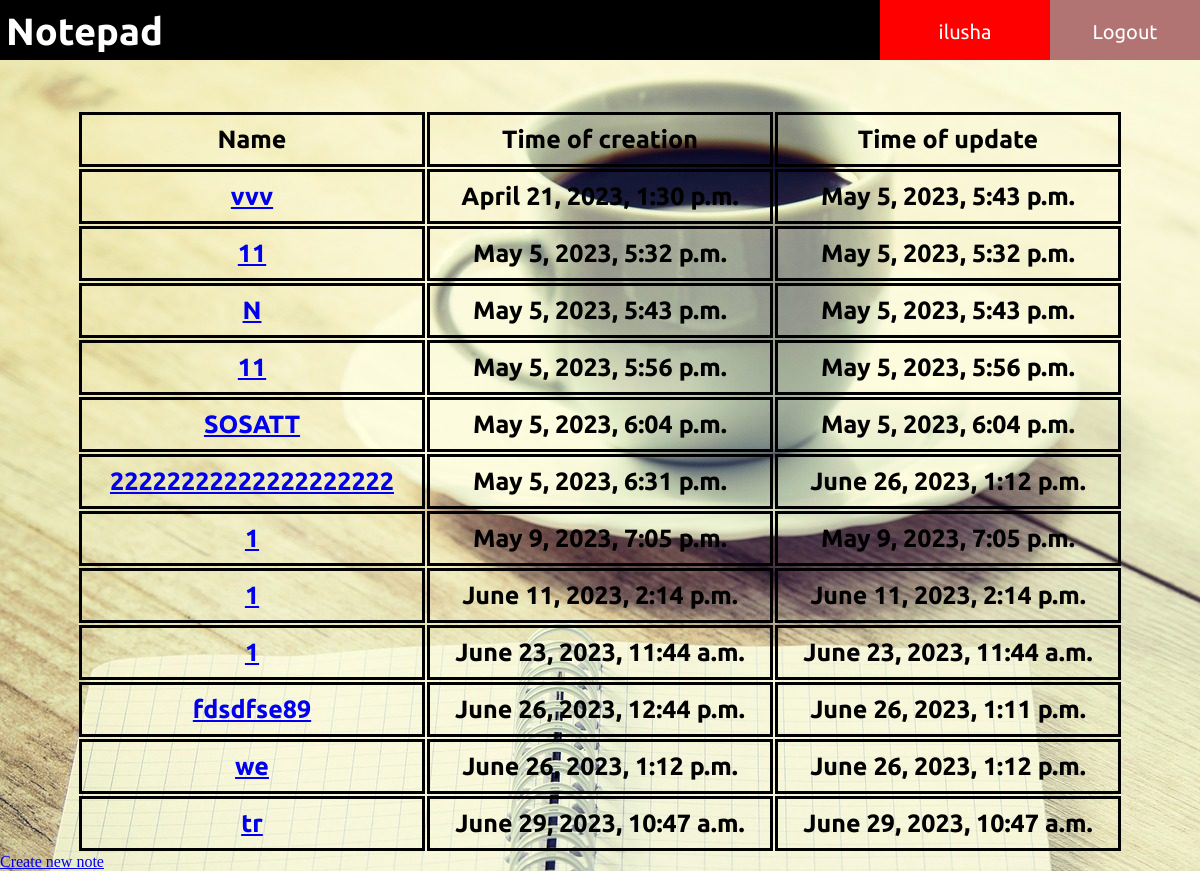
The app's page /base/users/1/ (signed in), older data.
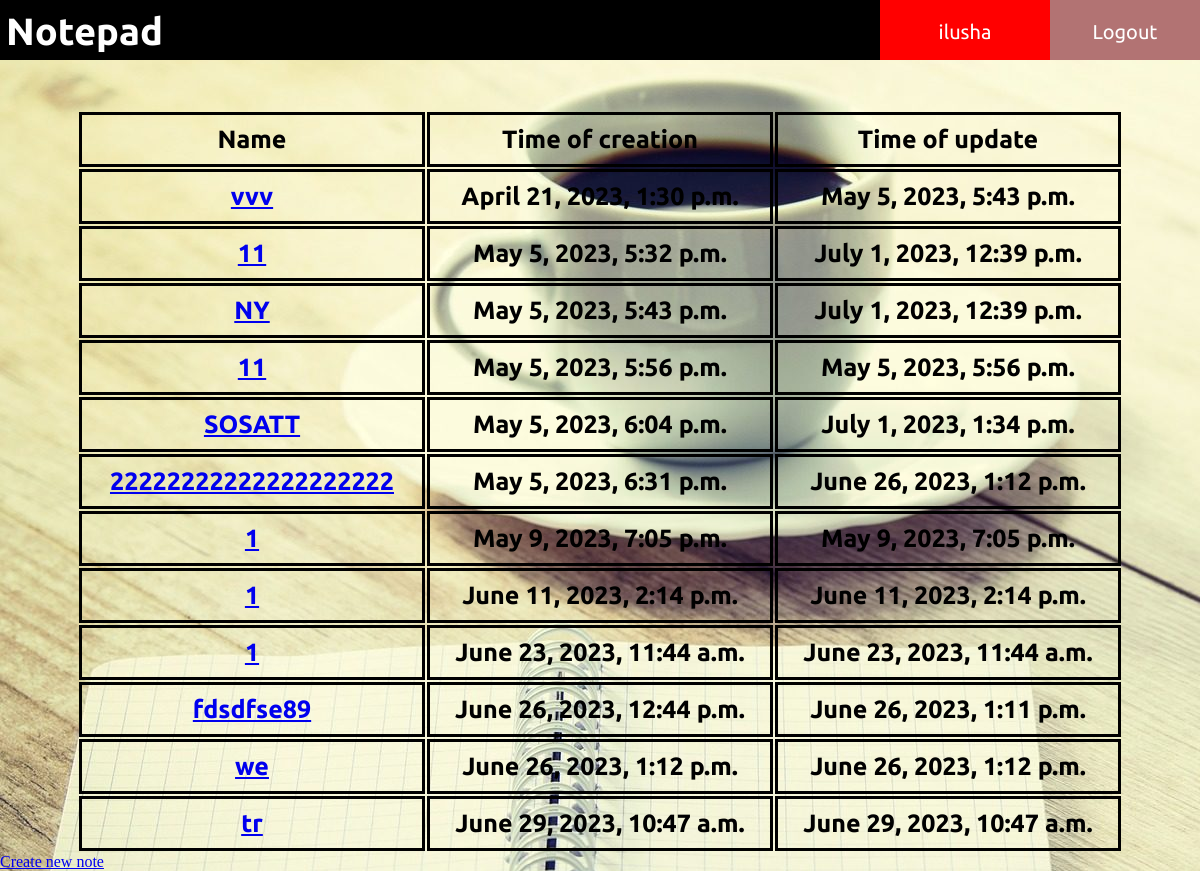
The same page, newer data.
### note/models.py (models this page shows)
class Note(models.Model):
    title = models.CharField(max_length=255, null=True, blank=True)
    content = models.TextField(blank=True, null=True)
    create = models.DateTimeField(default=timezone.now(), blank=True, null=True)
    update = models.DateTimeField(default=timezone.now(), blank=True, null=True)
    username = models.TextField(blank=True)

### note/views.py (the view)
# urls.py: path("<int:user_id>/", get_user_notes, name="get_user_notes"),
def get_user_notes(request, *args, **kwargs):
    if request.user.is_authenticated:
        user_objects = Note.objects.filter(username=request.user.username)
        context = {"user_objects": user_objects, "user_id": request.user.id}
        return render(request, "note/all_user_notes.html", context)

### note/templates/note/all_user_notes.html (shortened to what this page needs)
{% extends 'base.html' %}
{% load static %}
{% block css %}
    <link rel="stylesheet" href="{% static 'note/css/all_user_notes.css' %}" />
{% endblock %}
{% block content %}
<div class="navbar-custom">
  <div class="navbar-custom-notepad">
    <a class="main-name" href="{% url 'home' %}">Notepad</a>
  </div>
  <div class="navbar-custom-user">
    <a href="#">{{ user }}</a>
  </div>
  <div class="navbar-custom-logout">
    <a href="{% url 'logout' %}">Logout</a>
  </div>
</div>
<table id="notes-table">
  <tr>
    <th>Name</th>
    <th>Time of creation</th>
    <th>Time of update</th>
  </tr>
  {% for obj in user_objects %}
    <tr>
      <th><a href="{% url 'update_note' user_id=user_id title=obj.title note_id=obj.id %}">
        {{obj.title}}</a></th>
      <th>{{obj.create}} </th>
      <th>{{obj.update}} </th>
    </tr>
  {% endfor %}
</table>
<a href="{% url 'new_user_note' user_id=user_id type_of_note='new' %}"
  >Create new note</a
>
{% endblock %}

### note/templates/base.html (shortened to what this page needs)
{% load static %}
<!DOCTYPE html>
<html>
  <head>
    <link rel="stylesheet" href="{% static 'note/css/base.css' %}" />
    {% block css %} {% endblock %}
  </head>
  <body>
    {% block content %} {% endblock %}
  </body>
</html>

### note/static/note/css/base.css (style rules this page uses)
body { background-image: url("../img/notepad_big.jpg"); justify-content: center; background-repeat: no-repeat; background-size: auto, 100%; display: flex; flex-direction: column; width: 100%; height: 100%; margin: 0; padding: 0; flex-shrink: 0; }
.main-name { font-family: 'Ubuntu', sans-serif; text-decoration: none; font-size: 38px; color: white; font-weight: bold; float: left; display: block; padding-top: 10px; padding-left: 6px; }
.navbar-custom { font-family: 'Ubuntu', sans-serif; height: 60px; overflow: hidden; background-color: black; border: none; display: flex; flex-direction: row; flex-shrink: 0; }
.navbar-custom a { color: white; text-align: center; text-decoration: none; vertical-align: middle; }
.navbar-custom-notepad { flex: 1; }
.navbar-custom-user { width: 150px; background-color: red; text-align: center; vertical-align: middle; line-height: 60px; padding-left: 10px; padding-right: 10px; text-decoration: none; font-size: 20px; color: white; }
.navbar-custom-logout { width: 150px; background-color: #b27373; text-align: center; vertical-align: middle; line-height: 60px; text-decoration: none; font-size: 20px; color: white; }

### note/static/note/css/all_user_notes.css (style rules this page uses)
#notes-table { padding-top: 50px; font-family: 'Ubuntu', sans-serif; font-size: 25px; display: flex; align-items: center; justify-content: center; }
#notes-table td, #notes-table th { padding: 10px 20px; width: 300px; align-items: center; justify-content: center; border-color: black; border-style: solid; border-width: 3px; }

Row changes from the older to the newer data that the page shows:
changed Note "May 5, 2023, 5:32 p.m.": update "May 5, 2023, 5:32 p.m." → "July 1, 2023, 12:39 p.m."
changed Note (number 3 of 12 on the later page): title "N" → "NY"; update "May 5, 2023, 5:43 p.m." → "July 1, 2023, 12:39 p.m."
changed Note "SOSATT": update "May 5, 2023, 6:04 p.m." → "July 1, 2023, 1:34 p.m."
